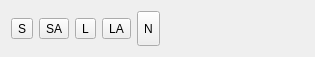
<?xml version="1.0" encoding="UTF-8"?>
<ui version="4.0">
 <class>FileManagementToolbar</class>
 <widget class="QWidget" name="FileManagementToolbar">
  <property name="geometry">
   <rect>
    <x>0</x>
    <y>0</y>
    <width>315</width>
    <height>57</height>
   </rect>
  </property>
  <property name="sizePolicy">
   <sizepolicy hsizetype="Preferred" vsizetype="Fixed">
    <horstretch>0</horstretch>
    <verstretch>0</verstretch>
   </sizepolicy>
  </property>
  <property name="windowTitle">
   <string>Form</string>
  </property>
  <layout class="QHBoxLayout" name="horizontalLayout">
   <item>
    <widget class="QToolButton" name="save_toolButton">
     <property name="text">
      <string>S</string>
     </property>
     <property name="icon">
      <iconset resource="../../../DATA/common.qrc">
       <normaloff>:/common/images/icons/common/graph_save.svg</normaloff>:/common/images/icons/common/graph_save.svg</iconset>
     </property>
     <property name="iconSize">
      <size>
       <width>32</width>
       <height>32</height>
      </size>
     </property>
    </widget>
   </item>
   <item>
    <widget class="QToolButton" name="saveAs_toolButton">
     <property name="text">
      <string>SA</string>
     </property>
     <property name="icon">
      <iconset resource="../../../DATA/common.qrc">
       <normaloff>:/common/images/icons/common/graph_save_as.svg</normaloff>:/common/images/icons/common/graph_save_as.svg</iconset>
     </property>
     <property name="iconSize">
      <size>
       <width>32</width>
       <height>32</height>
      </size>
     </property>
    </widget>
   </item>
   <item>
    <widget class="QToolButton" name="load_toolButton">
     <property name="text">
      <string>L</string>
     </property>
     <property name="icon">
      <iconset resource="../../../DATA/common.qrc">
       <normaloff>:/common/images/icons/common/graph_cancel_changes.svg</normaloff>:/common/images/icons/common/graph_cancel_changes.svg</iconset>
     </property>
     <property name="iconSize">
      <size>
       <width>32</width>
       <height>32</height>
      </size>
     </property>
    </widget>
   </item>
   <item>
    <widget class="QToolButton" name="loadAs_toolButton">
     <property name="text">
      <string>LA</string>
     </property>
     <property name="icon">
      <iconset resource="../../../DATA/common.qrc">
       <normaloff>:/common/images/icons/common/graph_open.svg</normaloff>:/common/images/icons/common/graph_open.svg</iconset>
     </property>
     <property name="iconSize">
      <size>
       <width>32</width>
       <height>32</height>
      </size>
     </property>
    </widget>
   </item>
   <item>
    <widget class="QToolButton" name="create_toolButton">
     <property name="sizePolicy">
      <sizepolicy hsizetype="Fixed" vsizetype="Expanding">
       <horstretch>0</horstretch>
       <verstretch>0</verstretch>
      </sizepolicy>
     </property>
     <property name="text">
      <string>N</string>
     </property>
     <property name="icon">
      <iconset resource="../../../DATA/common.qrc">
       <normaloff>:/common/images/icons/common/graph_new.svg</normaloff>:/common/images/icons/common/graph_new.svg</iconset>
     </property>
     <property name="iconSize">
      <size>
       <width>32</width>
       <height>32</height>
      </size>
     </property>
    </widget>
   </item>
   <item>
    <spacer name="horizontalSpacer">
     <property name="orientation">
      <enum>Qt::Horizontal</enum>
     </property>
     <property name="sizeType">
      <enum>QSizePolicy::Expanding</enum>
     </property>
     <property name="sizeHint" stdset="0">
      <size>
       <width>40</width>
       <height>20</height>
      </size>
     </property>
    </spacer>
   </item>
  </layout>
 </widget>
 <resources>
  <include location="../../../DATA/common.qrc"/>
 </resources>
 <connections/>
</ui>
